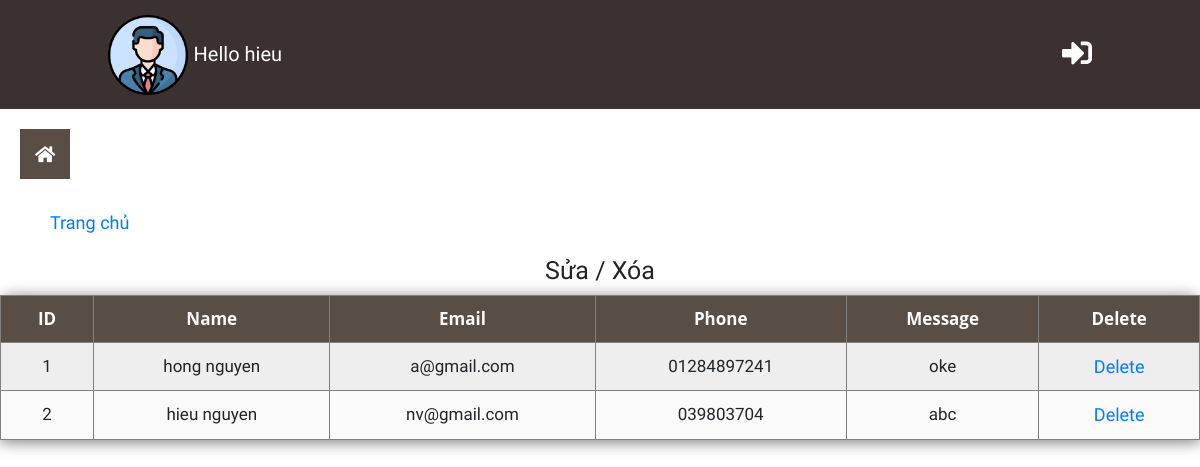
The app's page /admin/message/view.php (signed in) with its own data.
### tables this page shows
CREATE TABLE `contact` (
  `ID` int(10) NOT NULL,
  `ID_User` int(5) NOT NULL DEFAULT 0,
  `Name` varchar(50) NOT NULL,
  `Email` varchar(30) NOT NULL,
  `Phone` varchar(15) NOT NULL,
  `Description` varchar(500) NOT NULL
);

### admin/message/view.php (the view, shortened to what this page needs)
<!DOCTYPE html>
<html lang="en">
<head>
  <link rel="stylesheet" href="../../plugins/bootstrap/bootstrap.min.css">
  <link rel="stylesheet" href="../../plugins/fontawesome/fontawesome.min.css">
  <link rel="stylesheet" href="../assets/css/style.css">
</head>
<body>
  <?php
  include "../adminHeader.php";
  include "../sidebar.php";
  ?>
  <div class="container-header">
    <a href="../index.php" class="link">Trang chủ</a>
  </div>
  <h2 style="font-size:25px;padding:10px 10px 0;justify-content:center;display:flex">Sửa / Xóa</h2>
  <table class="table_form">
    <tr>
      <th class="table_item">ID</th>
      <th class="table_item">Name</th>
      <th class="table_item">Email</th>
      <th class="table_item">Phone</th>
      <th class="table_item">Message</th>
      <th class="table_item">Delete</th>
    </tr>
    <?php
    include('../connect.php');
    $sql = "select * from contact";
    $result = mysqli_query($conn, $sql);
    $stt = 1;
    ?>
    <tr>
      <?php foreach ($result as $row) : ?>
        <td class="table_item"><?php echo $stt++ ?></td>
        <td class="table_item"><?php echo $row['Name']; ?></td>
        <td class="table_item"><?php echo $row['Email']; ?></td>
        <td class="table_item"><?php echo $row['Phone']; ?></td>
        <td class="table_item"><?php echo $row['Description']; ?></td>
        <td class="table_item"><a href="delete.php?id=<?php echo $row['ID']; ?>">Delete</a></td>
    </tr>
  <?php endforeach ?>
  </table>
</body>
</html>

### admin/assets/css/style.css (style rules this page uses)
* { margin : 0; padding : 0; font-family: 'Work Sans', sans-serif; font-size : 18px; }
table { width : 100%; border-collapse: collapse; border-spacing : 0; box-shadow : 0 2px 15px rgba(64, 64, 64, .7); border-radius : 12px 12px 0 0; margin-bottom : 50px; }
td, th { padding : 10px 16px; text-align: center; }
th { background-color: #584e46; color : #fafafa; font-family : 'Open Sans', Sans-serif; font-weight : bold; }
tr { width : 100%; background-color: #fafafa; font-family : 'Montserrat', sans-serif; }
tr:nth-child(even) { background-color: #eeeeee; }
.table_item { font-size: 17px; border : 1px solid gray; }
.container-header { padding : 10px; margin-left: 30px; }
.container-header a { padding: 10px; }

### records on screen
contact: Name "hong nguyen", Email "a@gmail.com", Phone "01284897241", Description "oke"
contact: Name "hieu nguyen", Email "nv@gmail.com", Phone "039803704", Description "abc"

### other values on screen
$_SESSION['Firstname'] "hieu"
